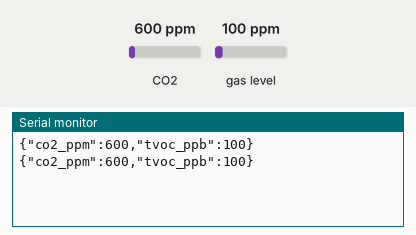
The sketch below on a simulated Arduino Uno, built with avr-gcc and run on an emulated ATmega328P. Shown: the last lines printed to the serial monitor. The inputs (shaded band) are chosen by the test bench; at power-on: CO2 600 ppm, gas level 100 ppm.

Above: at 1.8 s.
1.9 s: CO2 set to 452 ppm
At 2.8 s:
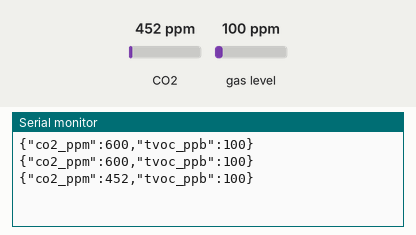
3.4 s: gas level set to 20 ppm
At 4.7 s:
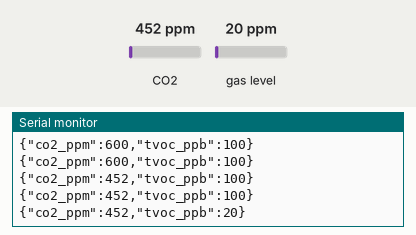
4.9 s: CO2 set to 1050 ppm
At 5.8 s:
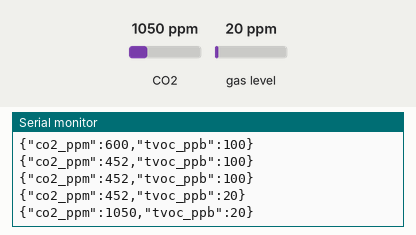
Timing chart, 0 to 7.9 s (numbered marks = the images above; inputs shaded):
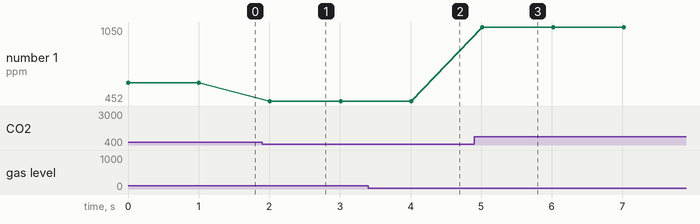

Measured:
- after the input at 1.9 s, the serial monitor: prints a new line after 0.11 s (image 1)
- after the input at 3.4 s, the serial monitor: prints a new line after 0.61 s (image 2)
- after the input at 4.9 s, the serial monitor: prints a new line after 0.11 s (image 3)
- plotted number 1: 600 → 452 after the input at 1.9 s, 452 → 1050 after the input at 4.9 s

The sketch:

CO2_TVOC.ino
```cpp
#include <Wire.h>
#include <Adafruit_Sensor.h>
#include <Adafruit_CCS811.h>
#include <ArduinoJson.h>

Adafruit_CCS811 ccs;

DynamicJsonDocument data(1024);

void getAirQualityData()
{
  ccs.readData();
  data["co2_ppm"] = ccs.geteCO2();
  data["tvoc_ppb"] = ccs.getTVOC();
}

void setup()
{
  Serial.begin(115200);
  ccs.begin();
}

void loop()
{
  getAirQualityData();
  String str = "";
  serializeJson(data, str);
  Serial.println(str);
  delay(1000);
}
```
